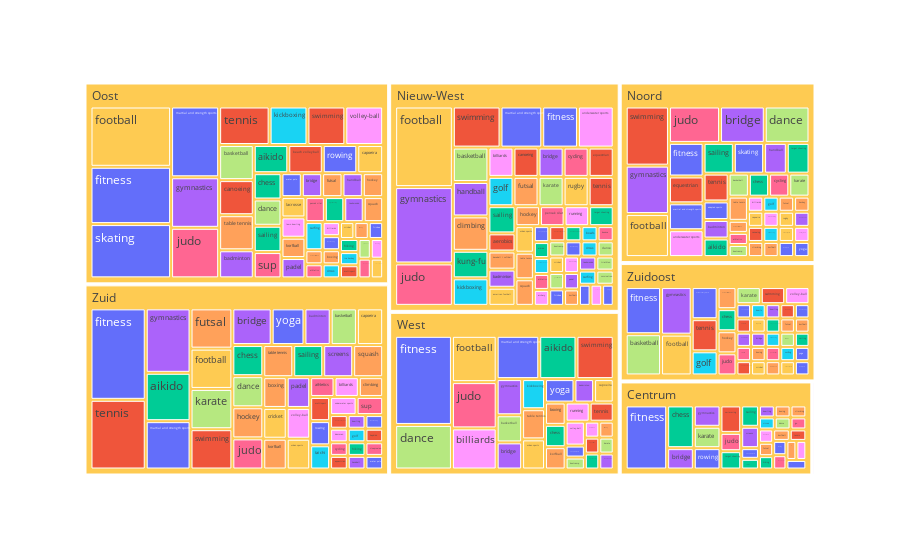

Write notebook code for a chart like this one.
### Code cell
import plotly.express as px
fig = px.treemap(df, 
                 color="Sport_en",
                 path = ["Stadsdeel", "Sport_en"],
                 color_continuous_scale="RdBu"
                 )
fig.show()

### Figure 1 — Plotly figure (JSON) as saved in the notebook; plotly's stock layout.template omitted (floating-point values rounded to 4 significant figures; data arrays with more than 128 entries replaced by an {"elided": "..."} marker saying what was removed)
{"data": [{"branchvalues": "total", "customdata": {"elided": "310x1 str values"}, "domain": {"x": [0, 1], "y": [0, 1]}, "hovertemplate": "labels=%{label}<br>count=%{value}<br>parent=%{parent}<br>id=%{id}<br>Sport_en=%{customdata[0]}<extra></extra>", "ids": {"elided": "310 str values"}, "labels": {"elided": "310 str values"}, "marker": {"colors": {"elided": "310 str values"}}, "name": "", "parents": {"elided": "310 str values"}, "type": "treemap", "values": {"elided": "310 int values"}}], "layout": {"legend": {"tracegroupgap": 0}, "margin": {"t": 60}}}
